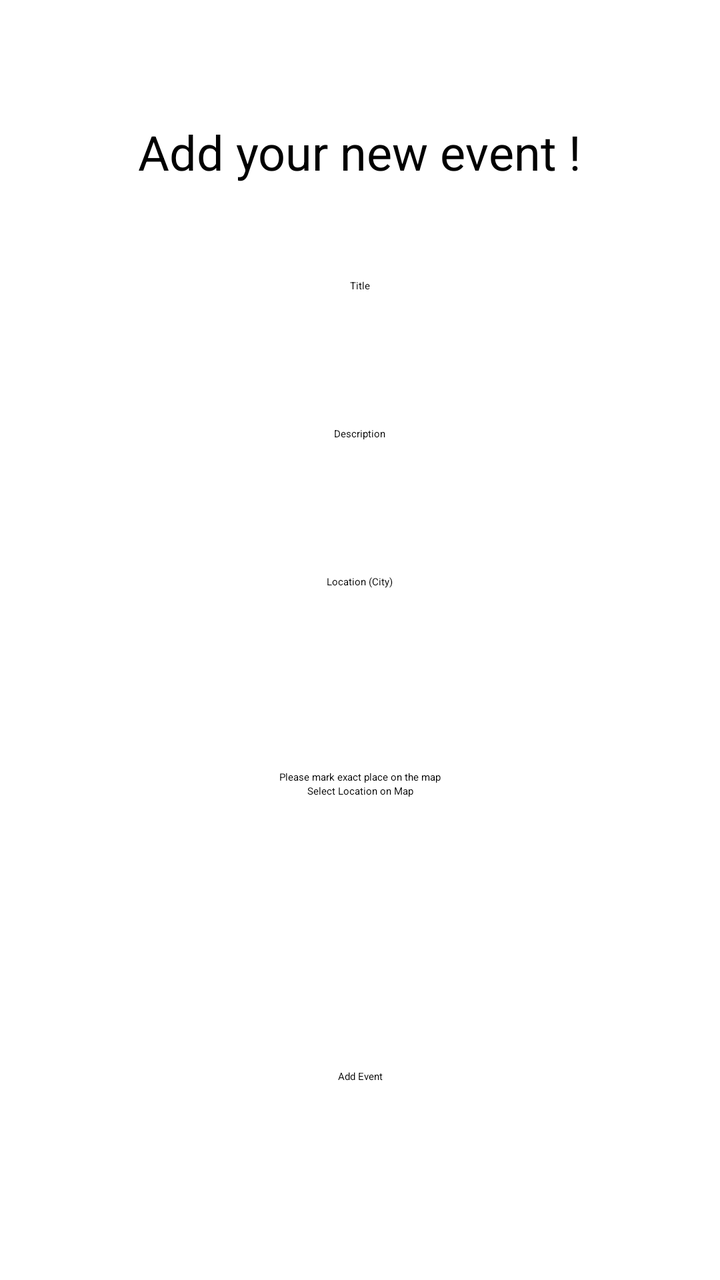
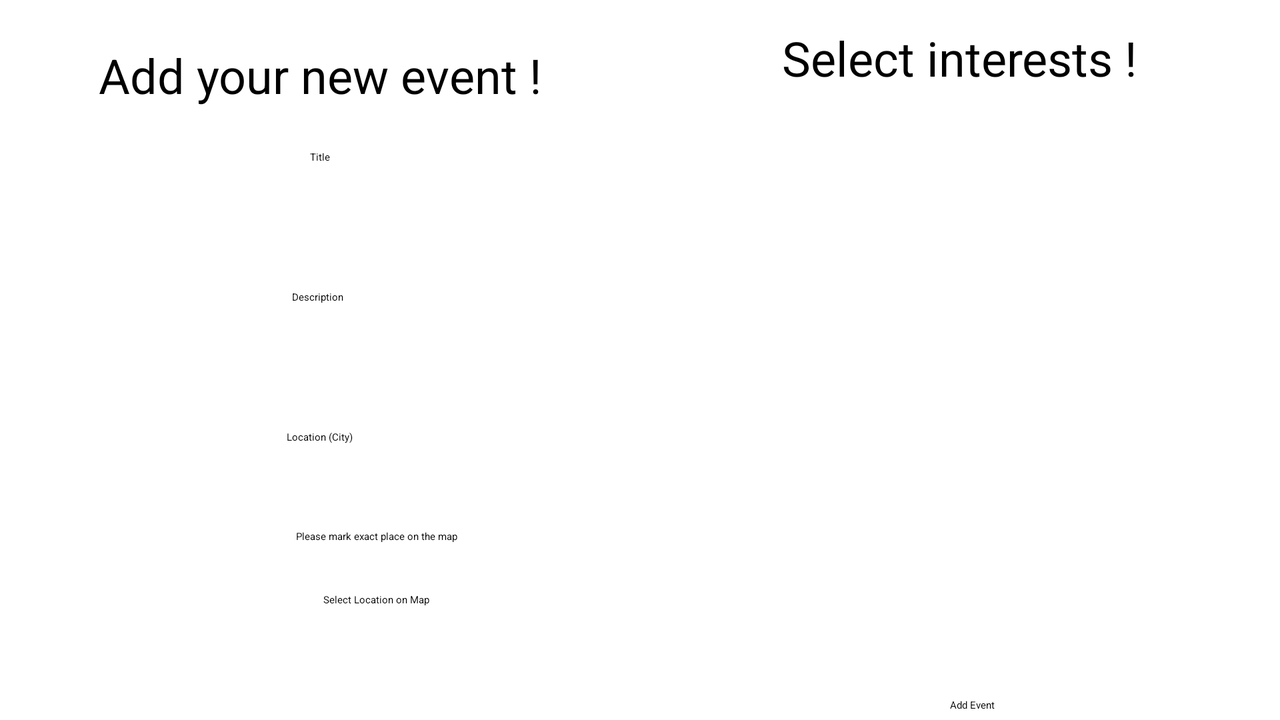

An Android layout and its configuration variant, each rendered on a device that would load it. The default file and the variant file are quoted in full after the pictures.
<!-- AndroidManifest.xml: application theme Theme.LetsGoOutApp -->
<!-- res/layout/fragment_add_event.xml -->
<?xml version="1.0" encoding="utf-8"?>
<FrameLayout xmlns:android="http://schemas.android.com/apk/res/android"
    xmlns:app="http://schemas.android.com/apk/res-auto"
    xmlns:tools="http://schemas.android.com/tools"
    android:layout_width="match_parent"
    android:layout_height="match_parent"
    tools:context=".AddEventFragment">

    <androidx.constraintlayout.widget.ConstraintLayout
        android:layout_width="match_parent"
        android:layout_height="match_parent">

        <EditText
            android:id="@+id/eventTitle"
            android:layout_width="250dp"
            android:layout_height="50dp"
            android:ems="10"
            android:gravity="center"
            android:hint="Title"
            android:inputType="textPersonName"
            app:layout_constraintBottom_toBottomOf="parent"
            app:layout_constraintEnd_toEndOf="parent"
            app:layout_constraintHorizontal_bias="0.5"
            app:layout_constraintStart_toStartOf="parent"
            app:layout_constraintTop_toTopOf="parent"
            app:layout_constraintVertical_bias="0.2" />

        <EditText
            android:id="@+id/eventDescription"
            android:layout_width="250dp"
            android:layout_height="50dp"
            android:layout_marginTop="24dp"
            android:ems="10"
            android:gravity="center"
            android:hint="Description"
            android:inputType="textPersonName"
            app:layout_constraintEnd_toEndOf="parent"
            app:layout_constraintHorizontal_bias="0.496"
            app:layout_constraintStart_toStartOf="parent"
            app:layout_constraintTop_toBottomOf="@+id/eventTitle" />

        <EditText
            android:id="@+id/eventLocation"
            android:layout_width="250dp"
            android:layout_height="50dp"
            android:layout_marginTop="24dp"
            android:ems="10"
            android:gravity="center"
            android:hint="Location (City)"
            android:inputType="textPersonName"
            app:layout_constraintEnd_toEndOf="parent"
            app:layout_constraintHorizontal_bias="0.496"
            app:layout_constraintStart_toStartOf="parent"
            app:layout_constraintTop_toBottomOf="@+id/eventDescription" />

        <Button
            android:id="@+id/mapLocation"
            android:layout_width="wrap_content"
            android:layout_height="wrap_content"
            android:layout_marginTop="76dp"
            android:onClick="selectLocationForNewEvent"
            android:text="Select Location on Map"
            app:layout_constraintEnd_toEndOf="parent"
            app:layout_constraintStart_toStartOf="parent"
            app:layout_constraintTop_toBottomOf="@+id/eventLocation" />

        <TextView
            android:id="@+id/textView7"
            android:layout_width="wrap_content"
            android:layout_height="wrap_content"
            android:text="Add your new event !"
            android:textSize="24sp"
            app:layout_constraintBottom_toBottomOf="parent"
            app:layout_constraintEnd_toEndOf="parent"
            app:layout_constraintHorizontal_bias="0.498"
            app:layout_constraintStart_toStartOf="parent"
            app:layout_constraintTop_toTopOf="parent"
            app:layout_constraintVertical_bias="0.098" />

        <Button
            android:id="@+id/AddEventButton"
            android:layout_width="wrap_content"
            android:layout_height="wrap_content"
            android:layout_marginTop="37dp"
            android:text="Add Event"
            app:layout_constraintBottom_toBottomOf="parent"
            app:layout_constraintEnd_toEndOf="parent"
            app:layout_constraintHorizontal_bias="0.5"
            app:layout_constraintStart_toStartOf="parent"
            app:layout_constraintTop_toBottomOf="@+id/mapLocation" />

        <TextView
            android:id="@+id/textView8"
            android:layout_width="wrap_content"
            android:layout_height="wrap_content"
            android:text="Please mark exact place on the map"
            app:layout_constraintBottom_toTopOf="@+id/mapLocation"
            app:layout_constraintEnd_toEndOf="parent"
            app:layout_constraintHorizontal_bias="0.5"
            app:layout_constraintStart_toStartOf="parent" />

    </androidx.constraintlayout.widget.ConstraintLayout>

</FrameLayout>
<!-- resources referenced by this layout -->
<resources>

</resources>
<!-- res/layout-land/fragment_add_event.xml (the repository's variant of the layout above) -->
<!-- drawn on the phone turned sideways -->
<?xml version="1.0" encoding="utf-8"?>
<FrameLayout xmlns:android="http://schemas.android.com/apk/res/android"
    xmlns:app="http://schemas.android.com/apk/res-auto"
    xmlns:tools="http://schemas.android.com/tools"
    android:layout_width="match_parent"
    android:layout_height="match_parent"
    tools:context=".AddEventFragment">

    <androidx.constraintlayout.widget.ConstraintLayout
        android:layout_width="match_parent"
        android:layout_height="match_parent">

        <EditText
            android:id="@+id/eventDescription"
            android:layout_width="261dp"
            android:layout_height="50dp"
            android:layout_marginTop="20dp"
            android:ems="10"
            android:gravity="center"
            android:hint="Description"
            android:inputType="textPersonName"
            app:layout_constraintEnd_toEndOf="@+id/textView7"
            app:layout_constraintHorizontal_bias="0.538"
            app:layout_constraintStart_toStartOf="@+id/textView7"
            app:layout_constraintTop_toBottomOf="@+id/eventTitle" />

        <EditText
            android:id="@+id/eventTitle"
            android:layout_width="261dp"
            android:layout_height="50dp"
            android:ems="10"
            android:gravity="center"
            android:hint="Title"
            android:inputType="textPersonName"
            app:layout_constraintEnd_toEndOf="@+id/textView7"
            app:layout_constraintStart_toStartOf="@+id/textView7"
            app:layout_constraintTop_toBottomOf="@+id/textView7" />

        <TextView
            android:id="@+id/textView7"
            android:layout_width="wrap_content"
            android:layout_height="wrap_content"
            android:text="Add your new event !"
            android:textSize="24sp"
            app:layout_constraintBottom_toBottomOf="parent"
            app:layout_constraintEnd_toStartOf="@+id/guideline6"
            app:layout_constraintStart_toStartOf="parent"
            app:layout_constraintTop_toTopOf="parent"
            app:layout_constraintVertical_bias="0.065" />

        <EditText
            android:id="@+id/eventLocation"
            android:layout_width="261dp"
            android:layout_height="50dp"
            android:layout_marginTop="20dp"
            android:ems="10"
            android:gravity="center"
            android:hint="Location (City)"
            android:inputType="textPersonName"
            app:layout_constraintEnd_toEndOf="@+id/textView7"
            app:layout_constraintHorizontal_bias="0.512"
            app:layout_constraintStart_toStartOf="@+id/textView7"
            app:layout_constraintTop_toBottomOf="@+id/eventDescription" />

        <Button
            android:id="@+id/mapLocation"
            android:layout_width="wrap_content"
            android:layout_height="wrap_content"
            android:layout_marginBottom="4dp"
            android:onClick="selectLocationForNewEvent"
            android:text="Select Location on Map"
            app:layout_constraintBottom_toBottomOf="parent"
            app:layout_constraintEnd_toEndOf="@+id/textView7"
            app:layout_constraintHorizontal_bias="0.666"
            app:layout_constraintStart_toStartOf="@+id/textView7"
            app:layout_constraintTop_toBottomOf="@+id/eventLocation" />

        <TextView
            android:id="@+id/textView10"
            android:layout_width="wrap_content"
            android:layout_height="wrap_content"
            android:text="Select interests !"
            android:textSize="24sp"
            app:layout_constraintBottom_toTopOf="@+id/gridViewAddEvent"
            app:layout_constraintEnd_toEndOf="@+id/gridViewAddEvent"
            app:layout_constraintStart_toStartOf="@+id/gridViewAddEvent" />

        <GridView
            android:id="@+id/gridViewAddEvent"
            android:layout_width="0dp"
            android:layout_height="270dp"
            android:numColumns="3"
            app:layout_constraintBottom_toBottomOf="parent"
            app:layout_constraintEnd_toEndOf="parent"
            app:layout_constraintStart_toStartOf="@+id/guideline6"
            app:layout_constraintTop_toTopOf="parent">

        </GridView>

        <Button
            android:id="@+id/AddEventButton"
            android:layout_width="wrap_content"
            android:layout_height="wrap_content"
            android:layout_marginBottom="4dp"
            android:text="Add Event"
            app:layout_constraintBottom_toBottomOf="parent"
            app:layout_constraintEnd_toEndOf="parent"
            app:layout_constraintHorizontal_bias="0.769"
            app:layout_constraintStart_toStartOf="parent" />

        <TextView
            android:id="@+id/textView8"
            android:layout_width="wrap_content"
            android:layout_height="wrap_content"
            android:layout_marginBottom="4dp"
            android:text="Please mark exact place on the map"
            app:layout_constraintBottom_toTopOf="@+id/mapLocation"
            app:layout_constraintEnd_toEndOf="@+id/mapLocation"
            app:layout_constraintStart_toStartOf="@+id/mapLocation"
            app:layout_constraintTop_toBottomOf="@+id/eventLocation" />

        <androidx.constraintlayout.widget.Guideline
            android:id="@+id/guideline6"
            android:layout_width="wrap_content"
            android:layout_height="wrap_content"
            android:orientation="vertical"
            app:layout_constraintGuide_percent="0.5"/>

    </androidx.constraintlayout.widget.ConstraintLayout>

</FrameLayout>
